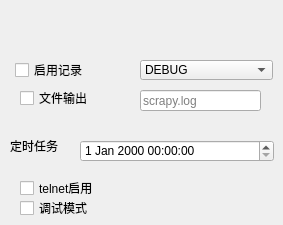
        <widget class="QWidget" name="tab_21">
         <attribute name="title">
          <string>杂类</string>
         </attribute>
         <widget class="QCheckBox" name="checkBox_4">
          <property name="geometry">
           <rect>
            <x>20</x>
            <y>200</y>
            <width>119</width>
            <height>16</height>
           </rect>
          </property>
          <property name="text">
           <string>调试模式</string>
          </property>
         </widget>
         <widget class="QCheckBox" name="chkLogEnable">
          <property name="geometry">
           <rect>
            <x>15</x>
            <y>62</y>
            <width>119</width>
            <height>16</height>
           </rect>
          </property>
          <property name="text">
           <string>启用记录</string>
          </property>
         </widget>
         <widget class="QComboBox" name="cmbLogLevel">
          <property name="geometry">
           <rect>
            <x>140</x>
            <y>60</y>
            <width>133</width>
            <height>20</height>
           </rect>
          </property>
          <item>
           <property name="text">
            <string>DEBUG</string>
           </property>
          </item>
          <item>
           <property name="text">
            <string>INFO</string>
           </property>
          </item>
          <item>
           <property name="text">
            <string>WARNING</string>
           </property>
          </item>
          <item>
           <property name="text">
            <string>ERROR</string>
           </property>
          </item>
          <item>
           <property name="text">
            <string>CRITICAL</string>
           </property>
          </item>
         </widget>
         <widget class="QDateTimeEdit" name="dateTimeEdit">
          <property name="geometry">
           <rect>
            <x>80</x>
            <y>140</y>
            <width>194</width>
            <height>22</height>
           </rect>
          </property>
         </widget>
         <widget class="QLabel" name="label_10">
          <property name="geometry">
           <rect>
            <x>10</x>
            <y>140</y>
            <width>54</width>
            <height>12</height>
           </rect>
          </property>
          <property name="text">
           <string>定时任务</string>
          </property>
         </widget>
         <widget class="QLineEdit" name="ledLogFile">
          <property name="geometry">
           <rect>
            <x>140</x>
            <y>90</y>
            <width>121</width>
            <height>21</height>
           </rect>
          </property>
          <property name="placeholderText">
           <string>scrapy.log</string>
          </property>
         </widget>
         <widget class="QCheckBox" name="chkLogStdout">
          <property name="geometry">
           <rect>
            <x>20</x>
            <y>90</y>
            <width>71</width>
            <height>16</height>
           </rect>
          </property>
          <property name="text">
           <string>文件输出</string>
          </property>
         </widget>
         <widget class="QCheckBox" name="checkBox_10">
          <property name="geometry">
           <rect>
            <x>20</x>
            <y>180</y>
            <width>119</width>
            <height>16</height>
           </rect>
          </property>
          <property name="text">
           <string>telnet启用</string>
          </property>
         </widget>
        </widget>
